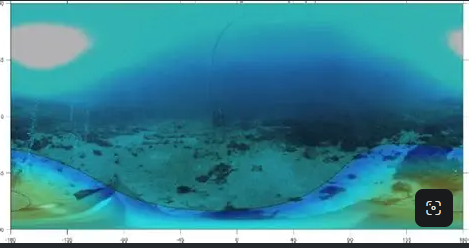
#> input picture AquaRestore_Project/sample_images/underwater.jpg, 469 x 248 px
$ python -i app.py   (imports and definitions only)
#> lines starting #> are read from the running program, lines starting #| are printed output that depends on the picture

import io
import time

import cv2
import numpy as np
import streamlit as st
from PIL import Image, ImageOps


# ==================================================
# PAGE CONFIGURATION
# ==================================================

# [144 lines not run here, left out]


# ==================================================
# IMAGE ENHANCEMENT ALGORITHM
# ==================================================

def restore_underwater_image(
    image_rgb,
    color_strength=0.5,
    contrast_strength=2.0,
    sharpening_strength=0.4,
):
    """
    Enhance an RGB image using:
    1. Gray-world white balance.
    2. CLAHE local contrast enhancement.
    3. Unsharp masking.

    Returns an RGB NumPy array.
    """
#> called with color_strength = 0.5, contrast_strength = 2, sharpening_strength = 0.4

    img = np.asarray(image_rgb, dtype=np.uint8)

    # Stage 1: Color correction
    if color_strength > 0:
        img_float = img.astype(np.float32)
        means = img_float.mean(axis=(0, 1))
#> means = [61.64, 138, 151.3]
        target = float(means.mean())
#> target = 117

        gains = target / np.maximum(means, 1.0)
#> gains = [1.9, 0.848, 0.773]
        gains = np.clip(gains, 0.7, 1.4)
#> gains = [1.4, 0.848, 0.773]

        balanced = img_float * (
            1.0 - color_strength
            + color_strength * gains.reshape(1, 1, 3)
        )
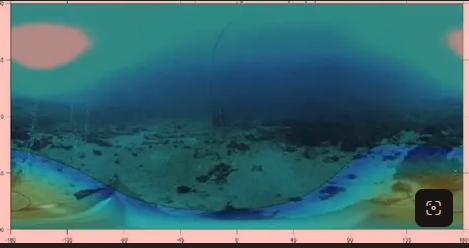
#> balanced: shape (248, 469, 3) float32; mean R, G, B 74, 127.5, 134.1; drawn with min black and max white

        balanced = np.clip(
            balanced, 0, 255
        ).astype(np.uint8)
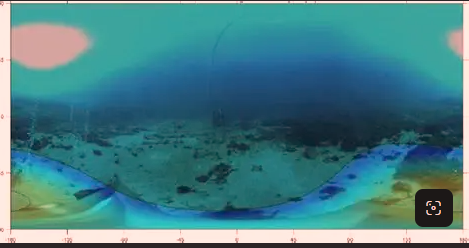
#> balanced: shape (248, 469, 3); mean R, G, B 69.7, 127, 133.6
    else:
        balanced = img.copy()

    # Stage 2: CLAHE contrast enhancement
    lab = cv2.cvtColor(
        balanced, cv2.COLOR_RGB2LAB
    )
#> lab: shape (248, 469, 3); mean of channels 0, 1, 2 126.7, 114.2, 119.1
    lightness, channel_a, channel_b = cv2.split(lab)
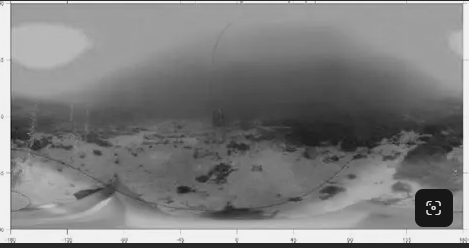
#> lightness: shape (248, 469); min 10, max 241, mean 126.7
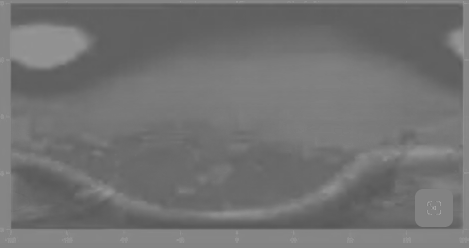
#> channel_a: shape (248, 469); min 87, max 168, mean 114.2
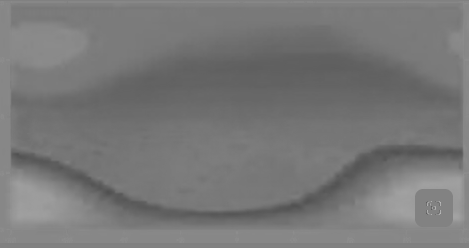
#> channel_b: shape (248, 469); min 80, max 185, mean 119.1

    clahe = cv2.createCLAHE(
        clipLimit=float(contrast_strength),
        tileGridSize=(8, 8),
    )

    enhanced_lightness = clahe.apply(lightness)
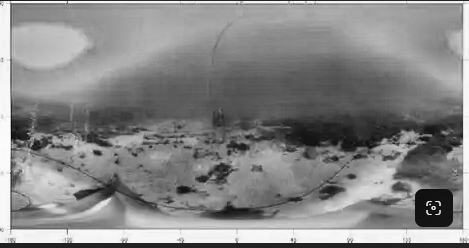
#> enhanced_lightness: shape (248, 469); min 5, max 251, mean 134.1

    enhanced_lab = cv2.merge(
        [enhanced_lightness, channel_a, channel_b]
    )
#> enhanced_lab: shape (248, 469, 3); mean of channels 0, 1, 2 134.1, 114.2, 119.1

    enhanced = cv2.cvtColor(
        enhanced_lab, cv2.COLOR_LAB2RGB
    )

    # Stage 3: Sharpening
    if sharpening_strength > 0:
        blurred = cv2.GaussianBlur(
            enhanced, (0, 0), sigmaX=1.0
        )
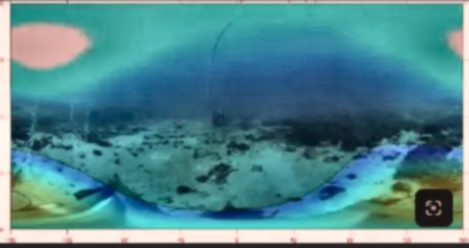
#> blurred: shape (248, 469, 3); mean R, G, B 78.7, 135.1, 141.7

        enhanced = cv2.addWeighted(
            enhanced,
            1.0 + sharpening_strength,
            blurred,
            -sharpening_strength,
            0,
        )

    return np.clip(
        enhanced, 0, 255
    ).astype(np.uint8)


# ==================================================
# APPLICATION HEADER
# ==================================================

# [244 lines not run here, left out]

>>> import cv2
>>> picture = cv2.cvtColor(cv2.imread('sample_images/underwater.jpg'), cv2.COLOR_BGR2RGB)
>>> result = restore_underwater_image(picture)
